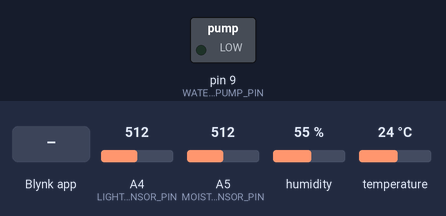
Bench run of a sketch on a simulated Arduino Uno, built for the host (arithmetic inside an expression is 32-bit, double 64-bit). Parts: switched loads named in the sketch (green lamp = pin HIGH). The test bench sets the inputs (shaded band); at power-on: A4 (LIGHT_SENSOR_PIN) = 512, A5 (MOISTURE_SENSOR_PIN) = 512, humidity 55 %, temperature 24 °C. WiFi joins after 1.5 s; servers stay silent unless stated.

Above: at 3.0 s.
3.1 s: Blynk app writes 1 to V1
At 3.5 s:
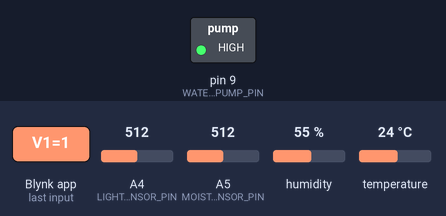
4.6 s: Blynk app writes 0 to V1
At 5.9 s:
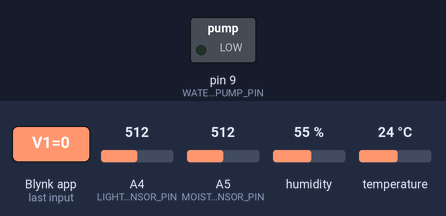
Timing chart, 0 to 7.6 s (numbered marks = the images above; inputs shaded):
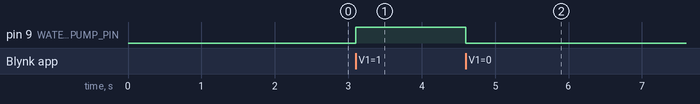

Measured:
- after the input at 3.1 s, pin 9 (WATER_PUMP_PIN): LOW → HIGH at once
- after the input at 4.6 s, pin 9 (WATER_PUMP_PIN): HIGH → LOW at once

The sketch:

embeddedAutonomousPlantMonitor.ino
```cpp
#define BLYNK_TEMPLATE_ID ""
#define BLYNK_DEVICE_NAME ""
#define BLYNK_AUTH_TOKEN ""

#define BLYNK_PRINT Serial

#include <ESP8266_Lib.h>
#include <BlynkSimpleShieldEsp8266.h>

char auth[] = BLYNK_AUTH_TOKEN;

char wifiSSID[] = "";
char wifiPassword[] = "";

#include <SoftwareSerial.h>
SoftwareSerial EspSerial(4, 5); // RX, TX pins

#define ESP8266_BAUD 115200
ESP8266 wifi(&EspSerial);

#include "DHT.h"

#define SENSOR_PIN 6
#define SENSOR_TYPE DHT22
DHT tempHumidSensor(SENSOR_PIN, SENSOR_TYPE);

#define LIGHT_SENSOR_PIN A4
#define MOISTURE_SENSOR_PIN A5
#define WATER_PUMP_PIN 9

float currentHumidity = 0;
float currentTemperature = 0;

BlynkTimer sensorTimer;

BLYNK_WRITE(V1) {
  if (param.asInt() == 1) {
    digitalWrite(WATER_PUMP_PIN, HIGH);
  } else {
    digitalWrite(WATER_PUMP_PIN, LOW);
  }
}

int getSoilMoisture() {
  return analogRead(MOISTURE_SENSOR_PIN);
}

int getAmbientLight() {
  return analogRead(LIGHT_SENSOR_PIN);
}

bool fetchSensorData() {
  currentHumidity = tempHumidSensor.readHumidity();
  currentTemperature = tempHumidSensor.readTemperature();

  if (isnan(currentHumidity) || isnan(currentTemperature)) {
    return false;
  }
  return true;
}

void updateSensorValues() {
  bool sensorStatus = fetchSensorData();
  int lightLevel = getAmbientLight();
  int moistureLevel = getSoilMoisture();

  if (sensorStatus) {
    Blynk.virtualWrite(V2, currentHumidity);
    Blynk.virtualWrite(V3, currentTemperature);
  }
  Blynk.virtualWrite(V4, lightLevel);
  Blynk.virtualWrite(V5, moistureLevel);
}

void setup() {
  Serial.begin(115200);

  tempHumidSensor.begin();

  EspSerial.begin(ESP8266_BAUD);
  delay(10);

  Blynk.begin(auth, wifi, wifiSSID, wifiPassword);

  sensorTimer.setInterval(2000L, updateSensorValues);

  pinMode(WATER_PUMP_PIN, OUTPUT);
}

void loop() {
  Blynk.run();
  sensorTimer.run();
}
```
